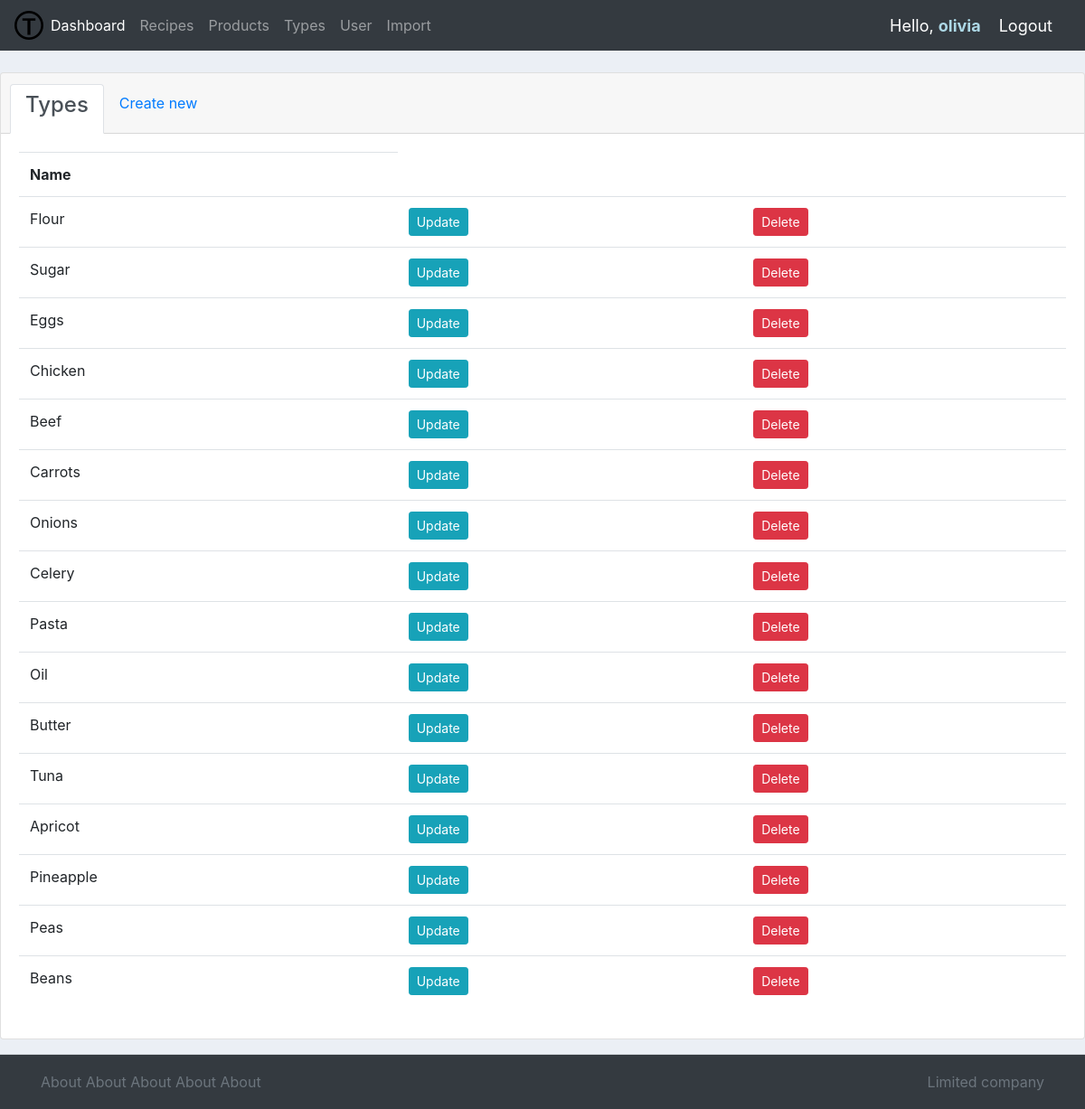
/types/ (signed in), run on the app's committed database.
### diet/models.py (models this page shows, shortened)
class Type(models.Model):
    name = models.CharField(max_length=200, null=True)

### diet/views.py (the view)
# urls.py: path('types/', views.types, name="types"),
@login_required(login_url="login")
def types(request):
    types = Type.objects.all()
    return render(request, "diet/types.html", {'types': types})

### diet/templates/diet/types.html (shortened to what this page needs)
{%  extends 'diet/main.html' %}
{% block content %}
<br>
<div class="row">
    <div class="col-md">
        <div class="card">
            <div class="card-header">
                <ul class="nav nav-tabs card-header-tabs">
                    <li class="nav-item">
                        <a class="nav-link active" href="">
                            <h4>Types
                            </h4>
                        </a>
                    </li>
                    <li class="nav-item">
                        <a class="nav-link" href="{% url 'create_type'%}">Create new
                        </a>
                    </li>
                </ul>
            </div>
            <div class="card-body">
                <table  class = "table table-borderless">
                        <tr>
                            <th>Name</th>
                        </tr>
                        {% for i in types%}
                        <tr>
                            <td>{{i.name}}</td>
                            <td><a class="btn btn-sm btn-info" href="{% url 'update_type' i.id %}">Update</a></td>
                            <td><a class="btn btn-sm btn-danger" href="{%url 'delete_type' i.id%}">Delete</a></td>
                        </tr>
                        {%endfor%}
                    </table>
                </div>
            </div>
        </div>
    </div>
{% endblock content %}

### diet/templates/diet/navbar.html (shortened to what this page needs)
{% load static %}
<nav class="navbar navbar-expand-lg navbar-dark bg-dark">
    <img src="{% static 'images/logo2.png'%}">
    <div class="collapse navbar-collapse" id="navbarNav">
        <ul class="navbar-nav">
            <li class="nav-item active">
                <a class="nav-link" href="{% url 'home' %}">Dashboard</a>
            </li>
            <li class="nav-item">
                <a class="nav-link" href="{% url 'recipes' %}">Recipes</a>
            </li>
            <li class="nav-item">
                <a class="nav-link" href="{% url 'products' %}">Products</a>
            </li>
            <li class="nav-item">
                <a class="nav-link" href="{% url 'types' %}">Types</a>
            </li>
            <li class="nav-item">
                <a class="nav-link" href="{% url 'user_settings' %}">User</a>
            </li>
            <li class="nav-item">
                <a class="nav-link" href="{% url 'import_file' %}">Import</a>
            </li>
        </ul>
    </div>
    <span class="hello-msg">Hello,
        <span style="color:lightblue;font-weight:bold">
            {{request.user}}
        </span>
    </span>
    <span>
        <a class="hello-msg" href="{%url 'logout'%}">Logout
        </a> </span>
</nav>

### static/css/main.css (style rules this page uses)
body { background-color: #ebeff5 !important; margin-bottom: 60px; }
html { position: relative; min-height: 100%; }

### diet/templates/diet/main.html (style rules this page uses)
html { position: relative; min-height: 100%; }
body { margin-bottom: 60px; }

### diet/templates/diet/navbar.html (style rules this page uses)
.hello-msg { font-size: 18px; color: #ffffff; margin-right: 20px; }

### data on the page
Type: name "Flour"
Type: name "Sugar"
Type: name "Eggs"
Type: name "Chicken"
Type: name "Beef"
Type: name "Carrots"
Type: name "Onions"
Type: name "Celery"
Type: name "Pasta"
Type: name "Oil"
Type: name "Butter"
Type: name "Tuna"
Type: name "Apricot"
Type: name "Pineapple"
Type: name "Peas"
Type: name "Beans"

### other printed values
{{ request.user }} "olivia"
